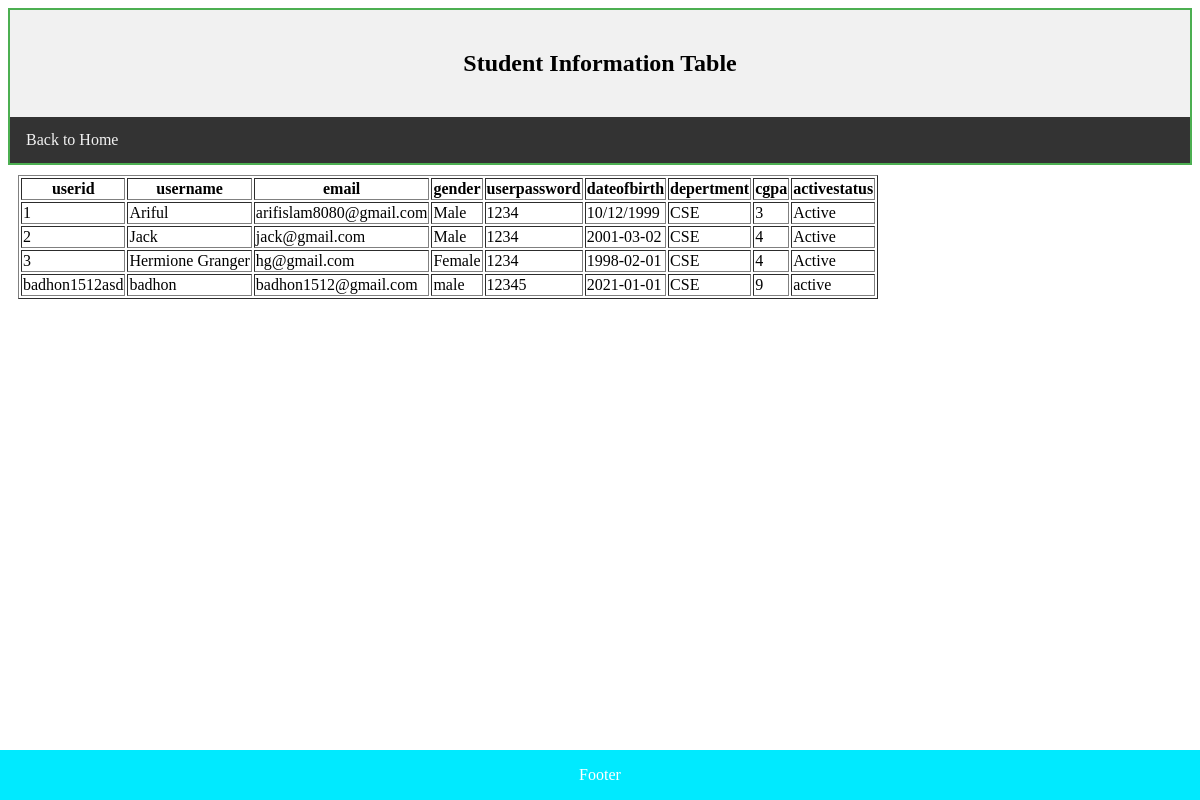
The app's page /FinalTermProject/Ariful/view/student.php with its own data.
### tables this page shows
CREATE TABLE `students` (
  `userid` varchar(30) NOT NULL,
  `username` varchar(30) NOT NULL,
  `email` varchar(30) NOT NULL,
  `gender` varchar(30) NOT NULL,
  `userpassword` varchar(30) NOT NULL,
  `dateofbirth` varchar(30) NOT NULL,
  `depertment` varchar(30) NOT NULL,
  `cgpa` int(6) NOT NULL,
  `activestatus` varchar(30) NOT NULL
);

### FinalTermProject/Ariful/session/sdb.php (called while the page is built, shortened)
<?php
class sdb{
function ShowAll($conn,$table) {
    $result = $conn->query("SELECT * FROM  $table ");
    return $result;
    echo "<h3>Student information showed.</h3>";}
}
?>

### FinalTermProject/Ariful/view/student.php (the view)
<!DOCTYPE html>
<html>
<body>
<link rel="stylesheet" type="text/css" href="../css/mystyle.css">
<div class="sticky">
<div class="header">
<h2>Student Information Table</h2>
</div>
<div class="topnav">
<a href="Home.php">Back to Home</a><br>
</div>
</div>
<div class="column">
<?php
include('../session/sdb.php');
$connection = new sdb();
$conn=$connection->OpenCon();
$userQuery=$connection->ShowAll($conn,"students");
echo "<table border='1'>
<tr>
<th>userid</th>
<th>username</th>
<th>email</th>
<th>gender</th>
<th>userpassword</th>
<th>dateofbirth</th>
<th>depertment</th>
<th>cgpa</th>
<th>activestatus</th>
</tr>";
if($userQuery->num_rows > 0){
    while($row=$userQuery->fetch_assoc())
    {
    echo "<tr>";
    echo "<td>" . $row['userid'] . "</td>";
    echo "<td>" . $row['username'] . "</td>";
    echo "<td>" . $row['email'] . "</td>";
    echo "<td>" . $row['gender'] . "</td>";
    echo "<td>" . $row['userpassword'] . "</td>";
    echo "<td>" . $row['dateofbirth'] . "</td>";
    echo "<td>" . $row['depertment'] . "</td>";
    echo "<td>" . $row['cgpa'] . "</td>";
    echo "<td>" . $row['activestatus'] . "</td>";
    echo "</tr>";
    }
    echo "</table>";
    } ?>
<div class="footer">
<p>Footer</p>
</div>
</body>
</html>

### FinalTermProject/Ariful/css/mystyle.css (style rules this page uses)
.header { background-color: #F1F1F1; text-align: center; padding: 20px; }
.topnav { overflow: hidden; background-color: #333; }
.topnav a { float: left; display: block; color: #f2f2f2; text-align: center; padding: 14px 16px; text-decoration: none; }
div.sticky { position: sticky; top: 0; padding: 0; background-color: #1e8000; border: 2px solid #4caf51; }
.column { float: left; padding: 10px; }
.footer { position: fixed; left: 0; bottom: 0; width: 100%; background-color: rgb(0, 234, 255); color: white; text-align: center; }

### records on screen
students: userid "1", username "Ariful", email "arifislam8080@gmail.com", gender "Male", userpassword "1234", dateofbirth "10/12/1999", depertment "CSE", cgpa "3", activestatus "Active"
students: userid "2", username "Jack", email "jack@gmail.com", gender "Male", userpassword "1234", dateofbirth "2001-03-02", depertment "CSE", cgpa "4", activestatus "Active"
students: userid "3", username "Hermione Granger", email "hg@gmail.com", gender "Female", userpassword "1234", dateofbirth "1998-02-01", depertment "CSE", cgpa "4", activestatus "Active"
students: userid "badhon1512asd", username "badhon", email "badhon1512@gmail.com", gender "male", userpassword "12345", dateofbirth "2021-01-01", depertment "CSE", cgpa "9", activestatus "active"
